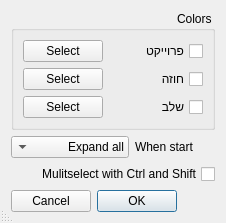
<?xml version="1.0" encoding="UTF-8"?>
<ui version="4.0">
 <class>ContractDefVAT</class>
 <widget class="QDialog" name="ContractDefVAT">
  <property name="geometry">
   <rect>
    <x>0</x>
    <y>0</y>
    <width>216</width>
    <height>223</height>
   </rect>
  </property>
  <property name="windowTitle">
   <string>Contract settings</string>
  </property>
  <property name="layoutDirection">
   <enum>Qt::RightToLeft</enum>
  </property>
  <property name="locale">
   <locale language="Hebrew" country="Israel"/>
  </property>
  <property name="sizeGripEnabled">
   <bool>true</bool>
  </property>
  <layout class="QVBoxLayout" name="verticalLayout">
   <item>
    <widget class="QGroupBox" name="groupBox_2">
     <property name="title">
      <string>Colors</string>
     </property>
     <layout class="QGridLayout" name="gridLayout" columnstretch="0,0,0">
      <item row="1" column="0">
       <widget class="QCheckBox" name="cbContract">
        <property name="text">
         <string>חוזה</string>
        </property>
       </widget>
      </item>
      <item row="2" column="0">
       <widget class="QCheckBox" name="cbStage">
        <property name="text">
         <string>שלב</string>
        </property>
       </widget>
      </item>
      <item row="0" column="2">
       <widget class="QPushButton" name="pbProject">
        <property name="text">
         <string>Select</string>
        </property>
       </widget>
      </item>
      <item row="0" column="0">
       <widget class="QCheckBox" name="cbProject">
        <property name="text">
         <string>פרוייקט</string>
        </property>
       </widget>
      </item>
      <item row="1" column="2">
       <widget class="QPushButton" name="pbContract">
        <property name="text">
         <string>Select</string>
        </property>
       </widget>
      </item>
      <item row="2" column="2">
       <widget class="QPushButton" name="pbStage">
        <property name="text">
         <string>Select</string>
        </property>
       </widget>
      </item>
      <item row="0" column="1">
       <widget class="QWidget" name="wProject" native="true">
        <property name="minimumSize">
         <size>
          <width>25</width>
          <height>0</height>
         </size>
        </property>
       </widget>
      </item>
      <item row="1" column="1">
       <widget class="QWidget" name="wContract" native="true">
        <property name="minimumSize">
         <size>
          <width>25</width>
          <height>0</height>
         </size>
        </property>
       </widget>
      </item>
      <item row="2" column="1">
       <widget class="QWidget" name="wStage" native="true">
        <property name="minimumSize">
         <size>
          <width>25</width>
          <height>0</height>
         </size>
        </property>
       </widget>
      </item>
     </layout>
    </widget>
   </item>
   <item>
    <layout class="QHBoxLayout" name="horizontalLayout_2">
     <item>
      <widget class="QLabel" name="label_2">
       <property name="text">
        <string>When start</string>
       </property>
      </widget>
     </item>
     <item>
      <widget class="QComboBox" name="cbWhenStart">
       <item>
        <property name="text">
         <string>Expand all</string>
        </property>
       </item>
       <item>
        <property name="text">
         <string>Expand projects</string>
        </property>
       </item>
       <item>
        <property name="text">
         <string>Collapse all</string>
        </property>
       </item>
      </widget>
     </item>
    </layout>
   </item>
   <item>
    <widget class="QCheckBox" name="cbMultiSelect">
     <property name="text">
      <string>Mulitselect with Ctrl and Shift</string>
     </property>
    </widget>
   </item>
   <item>
    <widget class="QDialogButtonBox" name="buttonBox">
     <property name="orientation">
      <enum>Qt::Horizontal</enum>
     </property>
     <property name="standardButtons">
      <set>QDialogButtonBox::Cancel|QDialogButtonBox::Ok</set>
     </property>
    </widget>
   </item>
  </layout>
 </widget>
 <resources/>
 <connections>
  <connection>
   <sender>buttonBox</sender>
   <signal>accepted()</signal>
   <receiver>ContractDefVAT</receiver>
   <slot>Accept()</slot>
   <hints>
    <hint type="sourcelabel">
     <x>248</x>
     <y>254</y>
    </hint>
    <hint type="destinationlabel">
     <x>157</x>
     <y>274</y>
    </hint>
   </hints>
  </connection>
  <connection>
   <sender>buttonBox</sender>
   <signal>rejected()</signal>
   <receiver>ContractDefVAT</receiver>
   <slot>reject()</slot>
   <hints>
    <hint type="sourcelabel">
     <x>316</x>
     <y>260</y>
    </hint>
    <hint type="destinationlabel">
     <x>286</x>
     <y>274</y>
    </hint>
   </hints>
  </connection>
 </connections>
 <slots>
  <slot>Accept()</slot>
 </slots>
</ui>
